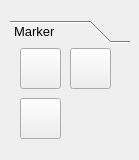
         <widget class="QWidget" name="markerMode_Page">
          <widget class="QToolBox" name="marker_ToolBox">
           <property name="enabled">
            <bool>true</bool>
           </property>
           <property name="geometry">
            <rect>
             <x>10</x>
             <y>20</y>
             <width>120</width>
             <height>131</height>
            </rect>
           </property>
           <property name="sizePolicy">
            <sizepolicy hsizetype="Preferred" vsizetype="Maximum">
             <horstretch>1</horstretch>
             <verstretch>0</verstretch>
            </sizepolicy>
           </property>
           <property name="minimumSize">
            <size>
             <width>120</width>
             <height>0</height>
            </size>
           </property>
           <property name="maximumSize">
            <size>
             <width>16777215</width>
             <height>16777215</height>
            </size>
           </property>
           <property name="font">
            <font>
             <pointsize>10</pointsize>
            </font>
           </property>
           <property name="toolTip">
            <string/>
           </property>
           <property name="currentIndex">
            <number>0</number>
           </property>
           <property name="tabSpacing">
            <number>4</number>
           </property>
           <widget class="QWidget" name="marker_Page">
            <property name="geometry">
             <rect>
              <x>0</x>
              <y>0</y>
              <width>120</width>
              <height>102</height>
             </rect>
            </property>
            <attribute name="icon">
             <iconset resource="share/resources/toolicon.qrc">
              <normaloff>:/toolicon/32x32/layout_toolbox.png</normaloff>:/toolicon/32x32/layout_toolbox.png</iconset>
            </attribute>
            <attribute name="label">
             <string>Marker</string>
            </attribute>
            <widget class="QToolButton" name="createFabricMarker_ToolButton">
             <property name="geometry">
              <rect>
               <x>10</x>
               <y>1</y>
               <width>41</width>
               <height>41</height>
              </rect>
             </property>
             <property name="toolTip">
              <string>Create fabric marker</string>
             </property>
             <property name="text">
              <string notr="true"/>
             </property>
             <property name="icon">
              <iconset resource="../../libs/vmisc/share/resources/icon.qrc">
               <normaloff>:/icon/svg/fabric.svg</normaloff>:/icon/svg/fabric.svg</iconset>
             </property>
             <property name="iconSize">
              <size>
               <width>32</width>
               <height>32</height>
              </size>
             </property>
            </widget>
            <widget class="QToolButton" name="createPaperMarker_ToolButton">
             <property name="geometry">
              <rect>
               <x>60</x>
               <y>1</y>
               <width>41</width>
               <height>41</height>
              </rect>
             </property>
             <property name="toolTip">
              <string>Cretae paper marker</string>
             </property>
             <property name="text">
              <string notr="true"/>
             </property>
             <property name="icon">
              <iconset resource="../../libs/vmisc/share/resources/icon.qrc">
               <normaloff>:/icon/svg/layout.svg</normaloff>:/icon/svg/layout.svg</iconset>
             </property>
             <property name="iconSize">
              <size>
               <width>32</width>
               <height>32</height>
              </size>
             </property>
            </widget>
            <widget class="QToolButton" name="editMarker_ToolButton">
             <property name="geometry">
              <rect>
               <x>10</x>
               <y>51</y>
               <width>41</width>
               <height>41</height>
              </rect>
             </property>
             <property name="toolTip">
              <string>Edit matker</string>
             </property>
             <property name="text">
              <string notr="true"/>
             </property>
             <property name="icon">
              <iconset resource="../../libs/vmisc/share/resources/icon.qrc">
               <normaloff>:/icon/32x32/edit.png</normaloff>:/icon/32x32/edit.png</iconset>
             </property>
             <property name="iconSize">
              <size>
               <width>32</width>
               <height>32</height>
              </size>
             </property>
            </widget>
           </widget>
          </widget>
         </widget>
